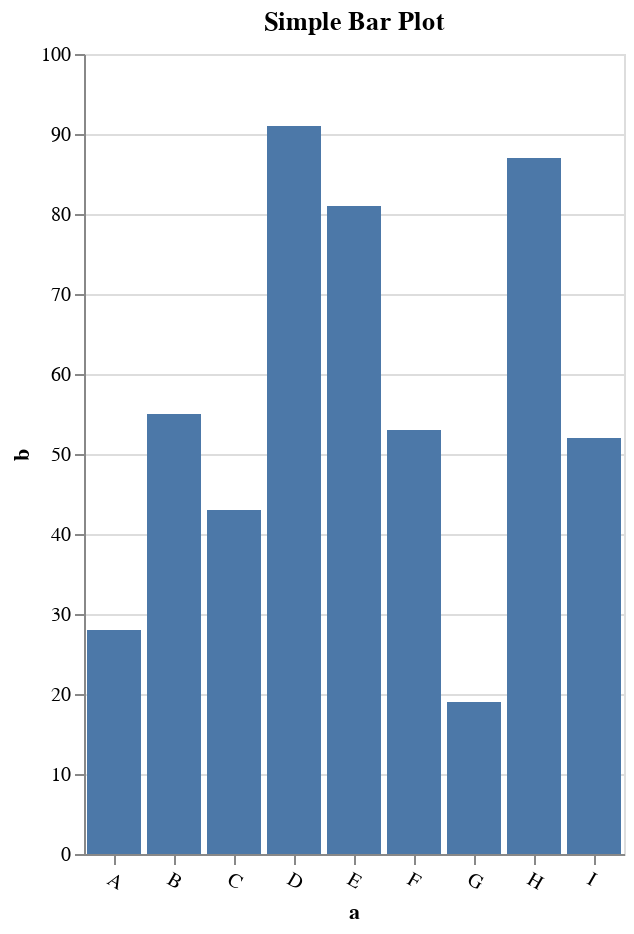

This figure's notebook cell:
### Code cell
var bar = new View("Simple Bar Plot")
        .description("A simple bar chart with embedded data.")
        .widthStep(30);
bar.background(null);
bar.data().values("""
        [
          {"a": "A", "b": 28}, {"a": "B", "b": 55}, {"a": "C", "b": 43},
          {"a": "D", "b": 91}, {"a": "E", "b": 81}, {"a": "F", "b": 53},
          {"a": "G", "b": 19}, {"a": "H", "b": 87}, {"a": "I", "b": 52}
        ]""");

bar.mark("bar");
Field x = bar.encode("x", "a").type("ordinal");
x.axis().labelAngle(30);
bar.encode("y", "b").type("quantitative");

display(bar.toPrettyString(), "application/vnd.vegalite.v5+json");

### Figure 1 — Vega-Lite specification as saved in the notebook (floating-point values rounded to 4 significant figures)
{"$schema": "https://vega.github.io/schema/vega-lite/v5.json", "background": null, "config": {"view": {"continuousHeight": 400, "continuousWidth": 400}}, "data": {"values": "[\n  {\"a\": \"A\", \"b\": 28}, {\"a\": \"B\", \"b\": 55}, {\"a\": \"C\", \"b\": 43},\n  {\"a\": \"D\", \"b\": 91}, {\"a\": \"E\", \"b\": 81}, {\"a\": \"F\", \"b\": 53},\n  {\"a\": \"G\", \"b\": 19}, {\"a\": \"H\", \"b\": 87}, {\"a\": \"I\", \"b\": 52}\n]"}, "description": "A simple bar chart with embedded data.", "encoding": {"x": {"axis": {"labelAngle": 30}, "field": "a", "type": "ordinal"}, "y": {"field": "b", "type": "quantitative"}}, "mark": {"type": "bar"}, "title": "Simple Bar Plot", "width": {"step": 30}}
